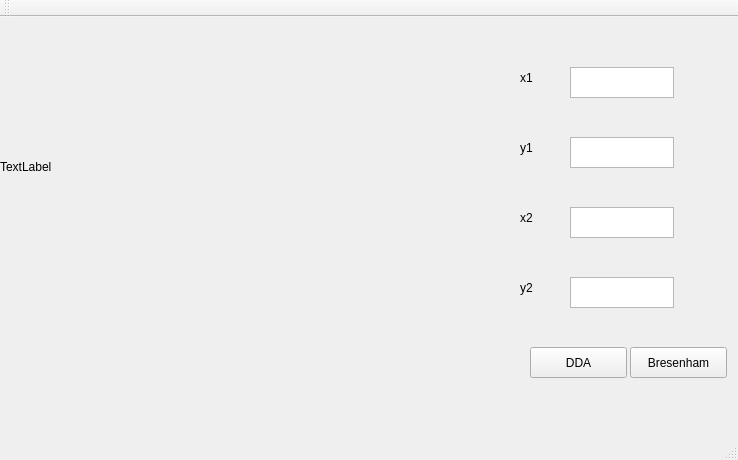
<?xml version="1.0" encoding="UTF-8"?>
<ui version="4.0">
 <class>MainWindow</class>
 <widget class="QMainWindow" name="MainWindow">
  <property name="geometry">
   <rect>
    <x>0</x>
    <y>0</y>
    <width>738</width>
    <height>460</height>
   </rect>
  </property>
  <property name="windowTitle">
   <string>MainWindow</string>
  </property>
  <widget class="QWidget" name="centralWidget">
   <widget class="QLabel" name="label">
    <property name="geometry">
     <rect>
      <x>0</x>
      <y>0</y>
      <width>300</width>
      <height>300</height>
     </rect>
    </property>
    <property name="text">
     <string>TextLabel</string>
    </property>
   </widget>
   <widget class="QLabel" name="label_2">
    <property name="geometry">
     <rect>
      <x>520</x>
      <y>50</y>
      <width>65</width>
      <height>21</height>
     </rect>
    </property>
    <property name="text">
     <string>x1</string>
    </property>
   </widget>
   <widget class="QLabel" name="label_3">
    <property name="geometry">
     <rect>
      <x>520</x>
      <y>120</y>
      <width>65</width>
      <height>21</height>
     </rect>
    </property>
    <property name="text">
     <string>y1</string>
    </property>
   </widget>
   <widget class="QLabel" name="label_4">
    <property name="geometry">
     <rect>
      <x>520</x>
      <y>190</y>
      <width>65</width>
      <height>21</height>
     </rect>
    </property>
    <property name="text">
     <string>x2</string>
    </property>
   </widget>
   <widget class="QLabel" name="label_5">
    <property name="geometry">
     <rect>
      <x>520</x>
      <y>260</y>
      <width>65</width>
      <height>21</height>
     </rect>
    </property>
    <property name="text">
     <string>y2</string>
    </property>
   </widget>
   <widget class="QTextEdit" name="textEdit">
    <property name="geometry">
     <rect>
      <x>570</x>
      <y>50</y>
      <width>104</width>
      <height>31</height>
     </rect>
    </property>
   </widget>
   <widget class="QTextEdit" name="textEdit_2">
    <property name="geometry">
     <rect>
      <x>570</x>
      <y>120</y>
      <width>104</width>
      <height>31</height>
     </rect>
    </property>
   </widget>
   <widget class="QTextEdit" name="textEdit_3">
    <property name="geometry">
     <rect>
      <x>570</x>
      <y>190</y>
      <width>104</width>
      <height>31</height>
     </rect>
    </property>
   </widget>
   <widget class="QTextEdit" name="textEdit_4">
    <property name="geometry">
     <rect>
      <x>570</x>
      <y>260</y>
      <width>104</width>
      <height>31</height>
     </rect>
    </property>
   </widget>
   <widget class="QPushButton" name="pushButton">
    <property name="geometry">
     <rect>
      <x>530</x>
      <y>330</y>
      <width>97</width>
      <height>31</height>
     </rect>
    </property>
    <property name="text">
     <string>DDA</string>
    </property>
   </widget>
   <widget class="QPushButton" name="pushButton_2">
    <property name="geometry">
     <rect>
      <x>630</x>
      <y>330</y>
      <width>97</width>
      <height>31</height>
     </rect>
    </property>
    <property name="text">
     <string>Bresenham</string>
    </property>
   </widget>
  </widget>
  <widget class="QMenuBar" name="menuBar">
   <property name="geometry">
    <rect>
     <x>0</x>
     <y>0</y>
     <width>738</width>
     <height>27</height>
    </rect>
   </property>
  </widget>
  <widget class="QToolBar" name="mainToolBar">
   <attribute name="toolBarArea">
    <enum>TopToolBarArea</enum>
   </attribute>
   <attribute name="toolBarBreak">
    <bool>false</bool>
   </attribute>
  </widget>
  <widget class="QStatusBar" name="statusBar"/>
 </widget>
 <layoutdefault spacing="6" margin="11"/>
 <resources/>
 <connections/>
</ui>
